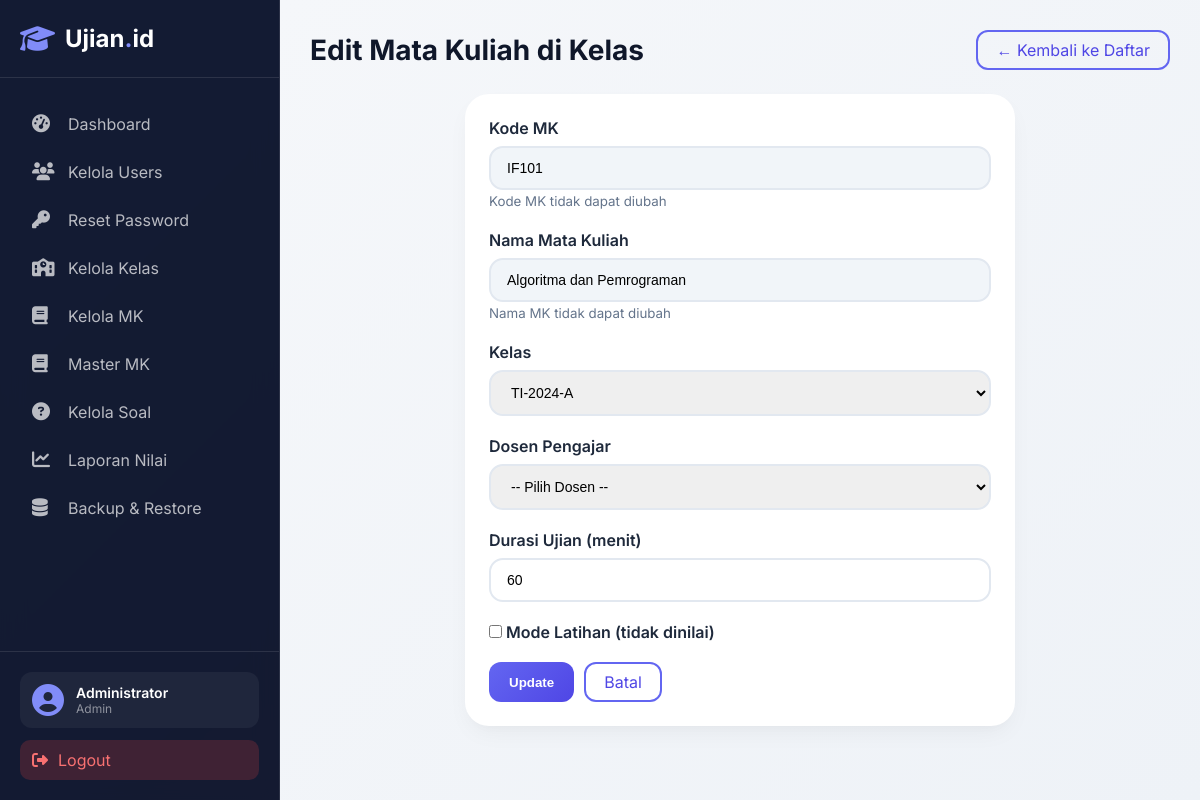
The app's page /admin/matakuliah/edit.php?id=1 (signed in) with its own data.
### tables this page shows
CREATE TABLE `mata_kuliah` (
  `id` int(11) NOT NULL AUTO_INCREMENT,
  `mk_induk_id` int(11) DEFAULT NULL,
  `kode_mk` varchar(20) NOT NULL,
  `nama_mk` varchar(100) NOT NULL,
  `kelas_id` int(11) NOT NULL,
  `is_latihan` tinyint(1) DEFAULT 0,
  `durasi_ujian` int(11) DEFAULT 60,
  `created_at` timestamp NOT NULL DEFAULT current_timestamp(),
  PRIMARY KEY (`id`),
  KEY `kelas_id` (`kelas_id`),
  KEY `fk_mk_induk` (`mk_induk_id`),
  CONSTRAINT `fk_mk_induk` FOREIGN KEY (`mk_induk_id`) REFERENCES `mata_kuliah_induk` (`id`) ON DELETE CASCADE,
  CONSTRAINT `mata_kuliah_ibfk_1` FOREIGN KEY (`kelas_id`) REFERENCES `kelas` (`id`) ON DELETE CASCADE
);

CREATE TABLE `kelas` (
  `id` int(11) NOT NULL AUTO_INCREMENT,
  `nama_kelas` varchar(100) NOT NULL,
  `dosen_id` int(11) DEFAULT NULL,
  `tahun_ajaran` varchar(20) DEFAULT NULL,
  `created_at` timestamp NOT NULL DEFAULT current_timestamp(),
  PRIMARY KEY (`id`),
  KEY `dosen_id` (`dosen_id`),
  CONSTRAINT `kelas_ibfk_1` FOREIGN KEY (`dosen_id`) REFERENCES `users` (`id`) ON DELETE SET NULL
);

### admin/matakuliah/edit.php (the view, shortened to what this page needs)
<?php
include '../../config/database.php';
$id = $_GET['id'];
$mk = mysqli_fetch_assoc(mysqli_query($conn, "SELECT * FROM mata_kuliah WHERE id=$id"));
$kelas_list = mysqli_query($conn, "SELECT id, nama_kelas FROM kelas ORDER BY nama_kelas");
include '../../includes/header.php';
?>
<div class="page-header">
    <h1 class="page-title">Edit Mata Kuliah di Kelas</h1>
    <a href="index.php" class="btn-outline">← Kembali ke Daftar</a>
</div>
<div class="card-modern" style="max-width:550px; margin:0 auto;">
    <form method="POST">
        <div class="form-group">
            <label>Kode MK</label>
            <input type="text" class="form-control" value="<?= htmlspecialchars($mk['kode_mk']) ?>" readonly>
            <small style="color: #64748b;">Kode MK tidak dapat diubah</small>
        </div>
        <div class="form-group">
            <label>Nama Mata Kuliah</label>
            <input type="text" class="form-control" value="<?= htmlspecialchars($mk['nama_mk']) ?>" readonly>
            <small style="color: #64748b;">Nama MK tidak dapat diubah</small>
        </div>
        <div class="form-group">
            <label>Kelas</label>
            <select name="kelas_id" class="form-control" required>
                <?php while($k = mysqli_fetch_assoc($kelas_list)): ?>
                    <option value="<?= $k['id'] ?>" <?= ($mk['kelas_id'] == $k['id']) ? 'selected' : '' ?>>
                        <?= htmlspecialchars($k['nama_kelas']) ?>
                    </option>
                <?php endwhile; ?>
            </select>
        </div>
        <div class="form-group">
            <label>Dosen Pengajar</label>
            <select name="dosen_id" class="form-control">
                <option value="">-- Pilih Dosen --</option>
            </select>
        </div>
        <div class="form-group">
            <label>Durasi Ujian (menit)</label>
            <input type="number" name="durasi_ujian" class="form-control" value="<?= $mk['durasi_ujian'] ?>" required>
        </div>
        <div class="form-group">
            <label>
                <input type="checkbox" name="is_latihan" <?= $mk['is_latihan'] ? 'checked' : '' ?>>
                Mode Latihan (tidak dinilai)
            </label>
        </div>
        <div style="display: flex; gap: 10px; margin-top: 20px;">
            <button type="submit" name="update" class="btn-primary">Update</button>
            <a href="index.php" class="btn-outline">Batal</a>
        </div>
    </form>
</div>
<?php include '../../includes/footer.php'; ?>

### assets/css/style.css (style rules this page uses)
* { margin: 0; padding: 0; box-sizing: border-box; }
body { font-family: 'Inter', sans-serif; background: linear-gradient(135deg, #667eea 0%, #764ba2 100%); min-height: 100vh; }
.card-modern { background: white; border-radius: 24px; padding: 24px; box-shadow: 0 10px 25px -5px rgba(0,0,0,0.05), 0 8px 10px -6px rgba(0,0,0,0.02); transition: transform 0.2s ease, box-shadow 0.2s ease; }
.btn-primary { background: linear-gradient(135deg, #6366f1, #4f46e5); border: none; padding: 10px 20px; border-radius: 12px; color: white; font-weight: 600; cursor: pointer; transition: all 0.3s ease; text-decoration: none; display: inline-block; }
.btn-outline { background: transparent; border: 2px solid #6366f1; color: #4f46e5; padding: 8px 18px; border-radius: 12px; text-decoration: none; display: inline-block; }
.form-group { margin-bottom: 20px; }
.form-group label { display: block; font-weight: 600; margin-bottom: 8px; color: #1e293b; }
.form-control { width: 100%; padding: 12px 16px; border: 2px solid #e2e8f0; border-radius: 14px; font-size: 14px; transition: all 0.3s ease; }
.form-control[readonly] { background: #f1f5f9; cursor: not-allowed; }
.page-header { display: flex; justify-content: space-between; align-items: center; margin-bottom: 24px; flex-wrap: wrap; }
.page-title { font-size: 28px; font-weight: 700; color: #0f172a; }

### records on screen
mata_kuliah: kode_mk "IF101", nama_mk "Algoritma dan Pemrograman", kelas_id "TI-2024-A", durasi_ujian "60"

### other values on screen
$_SESSION['nama'] "Administrator"
$_SESSION['role'] "Admin"
